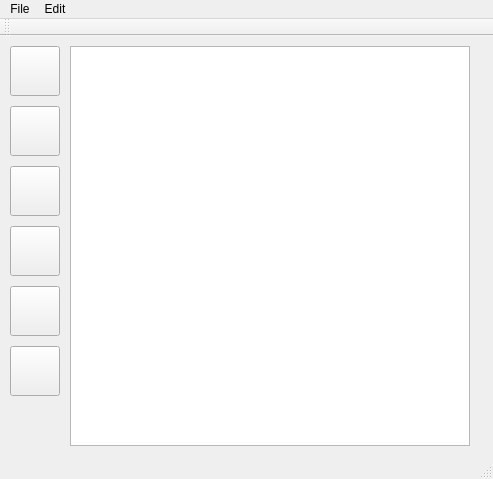
<?xml version="1.0" encoding="UTF-8"?>
<ui version="4.0">
 <class>MainWindow</class>
 <widget class="QMainWindow" name="MainWindow">
  <property name="geometry">
   <rect>
    <x>0</x>
    <y>0</y>
    <width>493</width>
    <height>479</height>
   </rect>
  </property>
  <property name="windowTitle">
   <string>MainWindow</string>
  </property>
  <widget class="QWidget" name="centralWidget">
   <widget class="QPushButton" name="pushButton">
    <property name="geometry">
     <rect>
      <x>10</x>
      <y>10</y>
      <width>50</width>
      <height>50</height>
     </rect>
    </property>
    <property name="toolTip">
     <string>select</string>
    </property>
    <property name="statusTip">
     <string>select</string>
    </property>
    <property name="text">
     <string/>
    </property>
    <property name="icon">
     <iconset resource="source.qrc">
      <normaloff>:/new/prefix1/1.png</normaloff>:/new/prefix1/1.png</iconset>
    </property>
    <property name="iconSize">
     <size>
      <width>50</width>
      <height>50</height>
     </size>
    </property>
   </widget>
   <widget class="QPushButton" name="pushButton_2">
    <property name="geometry">
     <rect>
      <x>10</x>
      <y>70</y>
      <width>50</width>
      <height>50</height>
     </rect>
    </property>
    <property name="toolTip">
     <string>association line</string>
    </property>
    <property name="statusTip">
     <string>association line</string>
    </property>
    <property name="text">
     <string/>
    </property>
    <property name="icon">
     <iconset resource="source.qrc">
      <normaloff>:/new/prefix1/2.png</normaloff>:/new/prefix1/2.png</iconset>
    </property>
    <property name="iconSize">
     <size>
      <width>40</width>
      <height>40</height>
     </size>
    </property>
   </widget>
   <widget class="QPushButton" name="pushButton_3">
    <property name="geometry">
     <rect>
      <x>10</x>
      <y>130</y>
      <width>50</width>
      <height>50</height>
     </rect>
    </property>
    <property name="toolTip">
     <string>generalization line</string>
    </property>
    <property name="statusTip">
     <string>generalization line</string>
    </property>
    <property name="text">
     <string/>
    </property>
    <property name="icon">
     <iconset resource="source.qrc">
      <normaloff>:/new/prefix1/3.png</normaloff>:/new/prefix1/3.png</iconset>
    </property>
    <property name="iconSize">
     <size>
      <width>40</width>
      <height>40</height>
     </size>
    </property>
   </widget>
   <widget class="QPushButton" name="pushButton_4">
    <property name="geometry">
     <rect>
      <x>10</x>
      <y>190</y>
      <width>50</width>
      <height>50</height>
     </rect>
    </property>
    <property name="toolTip">
     <string>composition line</string>
    </property>
    <property name="statusTip">
     <string>composition line</string>
    </property>
    <property name="text">
     <string/>
    </property>
    <property name="icon">
     <iconset resource="source.qrc">
      <normaloff>:/new/prefix1/4.png</normaloff>:/new/prefix1/4.png</iconset>
    </property>
    <property name="iconSize">
     <size>
      <width>40</width>
      <height>40</height>
     </size>
    </property>
   </widget>
   <widget class="QPushButton" name="pushButton_5">
    <property name="geometry">
     <rect>
      <x>10</x>
      <y>250</y>
      <width>50</width>
      <height>50</height>
     </rect>
    </property>
    <property name="toolTip">
     <string>class</string>
    </property>
    <property name="statusTip">
     <string>class</string>
    </property>
    <property name="text">
     <string/>
    </property>
    <property name="icon">
     <iconset resource="source.qrc">
      <normaloff>:/new/prefix1/5.png</normaloff>:/new/prefix1/5.png</iconset>
    </property>
    <property name="iconSize">
     <size>
      <width>40</width>
      <height>40</height>
     </size>
    </property>
   </widget>
   <widget class="QPushButton" name="pushButton_6">
    <property name="geometry">
     <rect>
      <x>10</x>
      <y>310</y>
      <width>50</width>
      <height>50</height>
     </rect>
    </property>
    <property name="toolTip">
     <string>use case</string>
    </property>
    <property name="statusTip">
     <string>use case</string>
    </property>
    <property name="text">
     <string/>
    </property>
    <property name="icon">
     <iconset resource="source.qrc">
      <normaloff>:/new/prefix1/6.png</normaloff>:/new/prefix1/6.png</iconset>
    </property>
    <property name="iconSize">
     <size>
      <width>40</width>
      <height>40</height>
     </size>
    </property>
   </widget>
   <widget class="QGraphicsView" name="graphicsView">
    <property name="geometry">
     <rect>
      <x>70</x>
      <y>10</y>
      <width>400</width>
      <height>400</height>
     </rect>
    </property>
    <property name="verticalScrollBarPolicy">
     <enum>Qt::ScrollBarAlwaysOff</enum>
    </property>
    <property name="horizontalScrollBarPolicy">
     <enum>Qt::ScrollBarAlwaysOff</enum>
    </property>
   </widget>
  </widget>
  <widget class="QMenuBar" name="menuBar">
   <property name="geometry">
    <rect>
     <x>0</x>
     <y>0</y>
     <width>493</width>
     <height>21</height>
    </rect>
   </property>
   <widget class="QMenu" name="menuFile">
    <property name="title">
     <string>File</string>
    </property>
    <addaction name="actionExit"/>
   </widget>
   <widget class="QMenu" name="menuEdit">
    <property name="title">
     <string>Edit</string>
    </property>
   </widget>
   <addaction name="menuFile"/>
   <addaction name="menuEdit"/>
  </widget>
  <widget class="QToolBar" name="mainToolBar">
   <attribute name="toolBarArea">
    <enum>TopToolBarArea</enum>
   </attribute>
   <attribute name="toolBarBreak">
    <bool>false</bool>
   </attribute>
  </widget>
  <widget class="QStatusBar" name="statusBar"/>
  <action name="actionExit">
   <property name="text">
    <string>Exit</string>
   </property>
  </action>
 </widget>
 <layoutdefault spacing="6" margin="11"/>
 <resources>
  <include location="source.qrc"/>
 </resources>
 <connections/>
</ui>
